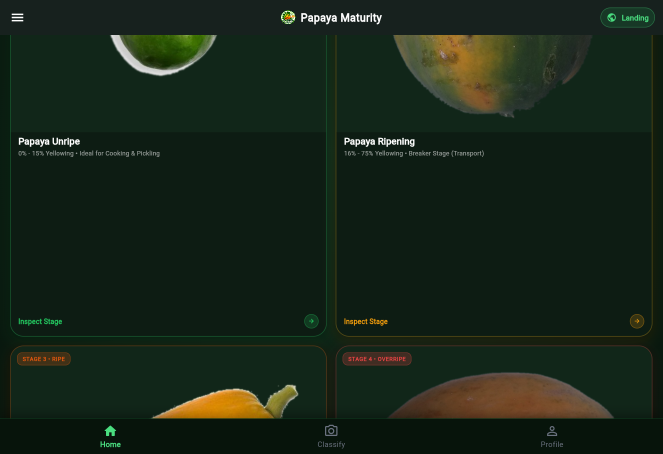
#> input picture test/flutter_01.png, 1325 x 908 px (shown at 1/2 size); its folder holds only this picture in this run
$ python -i train_rf_experiment.py   (imports and definitions only)
#> lines starting #> are read from the running program, lines starting #| are printed output that depends on the picture
import os
import glob
import random
import numpy as np
from PIL import Image
from sklearn.ensemble import RandomForestClassifier
from sklearn.metrics import accuracy_score, classification_report, confusion_matrix
import joblib

# [2 lines not run here, left out]

CLASSES = ['overripe', 'ripe', 'ripening', 'unripe']
CLASS_TO_IDX = {c: i for i, c in enumerate(CLASSES)}

def extract_features(img_path_or_im):
#> called with img_path_or_im = 'flutter_01.png'
    if isinstance(img_path_or_im, str):
        im = Image.open(img_path_or_im).convert('RGB')
#> im is the input picture: PIL image 1325x908 RGB; mean R, G, B 23.5, 37.1, 24.1
    else:
        im = img_path_or_im.convert('RGB')

    w, h = im.size
#> w = 1325; h = 908
    # Center crop 60% of the image to focus on the papaya inside the viewfinder
    crop_x1 = int(w * 0.15)
#> crop_x1 = 198
    crop_y1 = int(h * 0.15)
#> crop_y1 = 136
    crop_x2 = int(w * 0.85)
#> crop_x2 = 1126
    crop_y2 = int(h * 0.85)
#> crop_y2 = 771
    cropped = im.crop((crop_x1, crop_y1, crop_x2, crop_y2)).resize((96, 96))
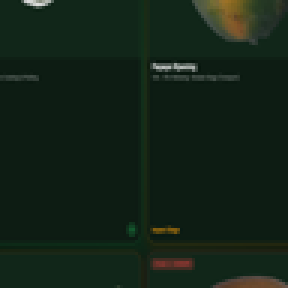
#> cropped: PIL image 96x96 RGB (shown 3 times larger); mean R, G, B 19.4, 34.7, 23.1

    arr = np.array(cropped, dtype=np.float32)
    # Reject extreme white background (distance to white < 35)
    dist_white = np.sqrt(np.sum((255.0 - arr) ** 2, axis=2))
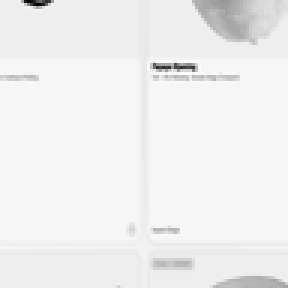
#> dist_white: shape (96, 96) float32 (shown 3 times larger); min 60.07, max 419.3, mean 397.4; drawn with min black and max white
    fruit_mask = dist_white > 30.0
#> fruit_mask: shape (96, 96) bool; every value is 1

    # If the image doesn't have white background (e.g. camera photo), use all pixels except extreme white highlights
    if np.sum(fruit_mask) < 200:
        fruit_mask = dist_white > 15.0
    if np.sum(fruit_mask) < 100:
        fruit_mask = np.ones((96, 96), dtype=bool)

    fp = arr[fruit_mask]
    r, g, b = fp[:, 0], fp[:, 1], fp[:, 2]
#> r = 9216 values, max 221 at index 108, min 6 at index 1972, mean 19.37; g = 9216 values, max 221 at index 108, min 21 at index 1972, mean 34.66; b = 9216 values, max 220 at index 9, min 12 at index 1972, mean 23.1

    mr, sr = float(np.mean(r)), float(np.std(r))
#> mr = 19.37; sr = 19.31
    mg, sg = float(np.mean(g)), float(np.std(g))
#> mg = 34.66; sg = 14.32
    mb, sb = float(np.mean(b)), float(np.std(b))
#> mb = 23.1; sb = 11.89

    rg_ratio = float(mr / (mg + 1e-5))
#> rg_ratio = 0.559
    rb_ratio = float(mr / (mb + 1e-5))
#> rb_ratio = 0.838
    greenness = float((2 * mg - mr - mb) / (2 * mg + mr + mb + 1e-5))
#> greenness = 0.24
    yellowness = float((mr + mg - 2 * mb) / (mr + mg + 2 * mb + 1e-5))
#> yellowness = 0.078

    hsv = np.array(cropped.convert('HSV'), dtype=np.float32)[fruit_mask]
    h, s, v = hsv[:, 0], hsv[:, 1], hsv[:, 2] # PIL scale: H in 0..255 (0..360 is h * 360/255)
#> h = 9216 values, max 212 at index 9, min 3 at index 8411, mean 96.99; s = 9216 values, max 225 at index 7347, min 1 at index 9, mean 133.8; v = 9216 values, max 221 at index 108, min 21 at index 1972, mean 35.4

    mh, sh = float(np.mean(h)), float(np.std(h))
#> mh = 96.99; sh = 15.77
    ms, ss = float(np.mean(s)), float(np.std(s))
#> ms = 133.8; ss = 19.58
    mv, sv = float(np.mean(v)), float(np.std(v))
#> mv = 35.4; sv = 16.97

    # In PIL HSV:
    # Red: 0..10 and 240..255
    # Orange/Amber: 11..25
    # Yellow: 26..42
    # Green: 43..100
    h_green = float(np.mean((h >= 43) & (h <= 100)))
#> h_green = 0.128
    h_yellow = float(np.mean((h >= 26) & (h < 43)))
#> h_yellow = 0.0126
    h_orange = float(np.mean((h >= 11) & (h < 26)))
#> h_orange = 0.0142
    h_amber = float(np.mean((h < 11) | (h > 240)))
#> h_amber = 0.00293

    # Necrotic dark spots ON RIPE/OVERRIPE skin:
    # Only counts if the pixel is dark (v < 80) and surrounded by amber/orange, OR dark brown
    dark_spots = float(np.mean((v < 85) & (s > 30)))
#> dark_spots = 0.968

    return [
        mr, sr, mg, sg, mb, sb,
        rg_ratio, rb_ratio, greenness, yellowness,
        mh, sh, ms, ss, mv, sv,
        h_green, h_yellow, h_orange, h_amber,
        dark_spots
    ]

# [1 line not run here, left out]
samples = []
# [8 lines not run here, left out]

X = []
y = []
# [5 lines not run here, left out]

X = np.array(X, dtype=np.float32)
y = np.array(y, dtype=np.int32)

# Train/Val/Test split per class
X_train_l, y_train_l = [], []
X_val_l, y_val_l = [], []
X_test_l, y_test_l = [], []

# [14 lines not run here, left out]

# [1 line that did not run here, left out]
# [1 line that did not run here, left out]
# [1 line that did not run here, left out]
# [1 line that did not run here, left out]
# [1 line that did not run here, left out]
# [1 line that did not run here, left out]

# [1 line not run here, left out]

rf = RandomForestClassifier(
    n_estimators=100,
    max_depth=7,
    min_samples_split=6,
    min_samples_leaf=4,
    max_features='sqrt',
    random_state=42,
    n_jobs=-1,
    class_weight='balanced'
)

# [1 line not run here, left out]

# [1 line that did not run here, left out]
# [1 line that did not run here, left out]

# [12 lines not run here, left out]

>>> result = extract_features('flutter_01.png')
#> result = [19.37, 19.31, 34.66, 14.32, 23.1, 11.89, 0.559, 0.838, 0.24, 0.078, 96.99, 15.77, 133.8, 19.58, 35.4, 16.97, 0.128, 0.0126, 0.0142, 0.00293, 0.968]
